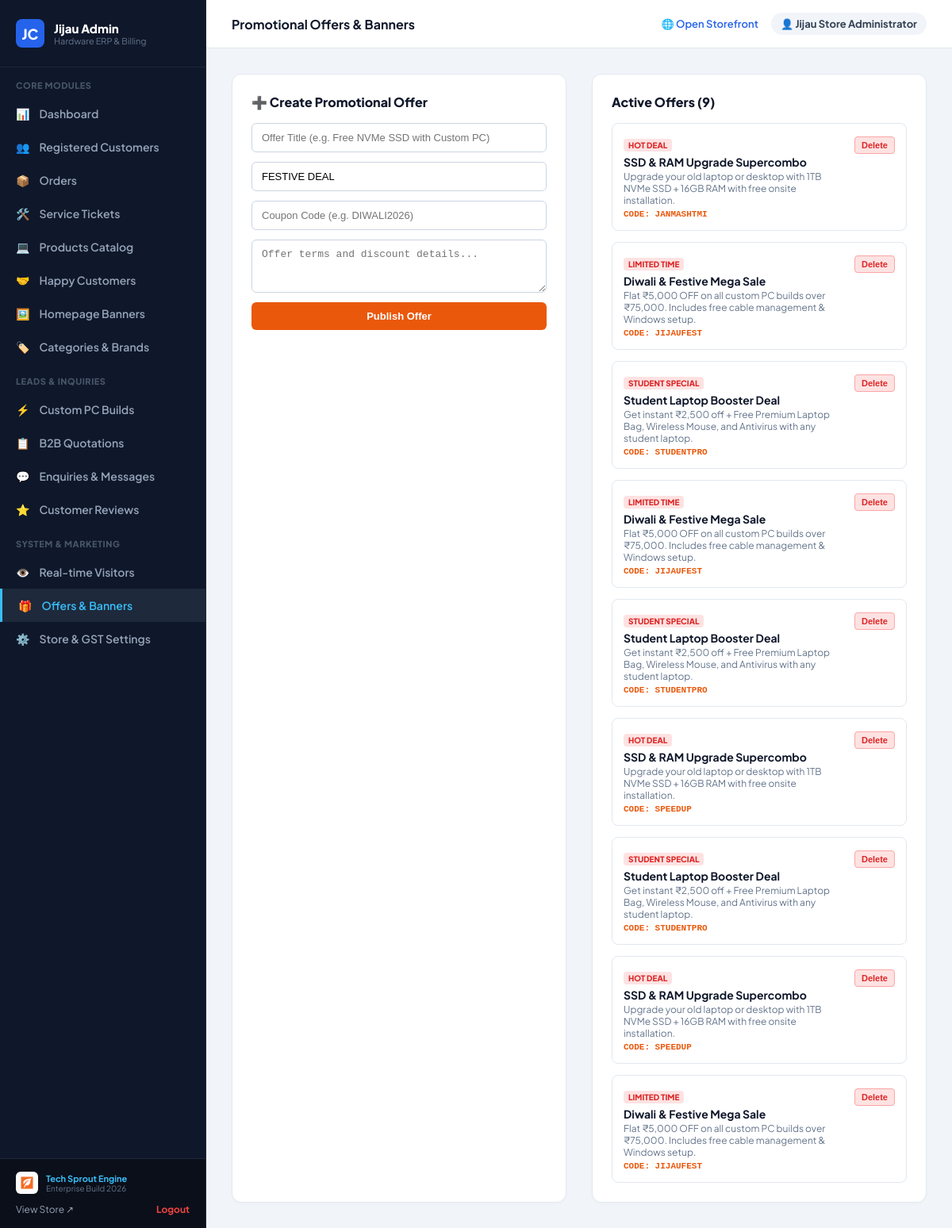
/php-jijaucomputers/admin/offers.php (signed in), run on the app's committed database.
### tables this page shows
CREATE TABLE "Offer" (
    "id" TEXT NOT NULL PRIMARY KEY,
    "title" TEXT NOT NULL,
    "badge" TEXT DEFAULT 'FESTIVE DEAL',
    "description" TEXT NOT NULL,
    "bannerUrl" TEXT,
    "discountPct" INTEGER DEFAULT 15,
    "couponCode" TEXT,
    "startDate" DATETIME,
    "endDate" DATETIME,
    "isActive" BOOLEAN NOT NULL DEFAULT true,
    "createdAt" DATETIME NOT NULL DEFAULT CURRENT_TIMESTAMP,
    "updatedAt" DATETIME NOT NULL
);

### php-jijaucomputers/admin/offers.php (the view, shortened to what this page needs)
<?php
require_once __DIR__ . '/includes/header.php';
require_once __DIR__ . '/includes/sidebar.php';
$db = getDB();
$offers = $db->query('SELECT * FROM "Offer" ORDER BY createdAt DESC')->fetchAll();
?>
<div>
  <div style="display: grid; grid-template-columns: 1fr 1fr; gap: 32px;">
    <div style="background: white; border-radius: 12px; border: 1px solid #e2e8f0; padding: 24px; box-shadow: 0 2px 4px rgba(0,0,0,0.02);">
      <h3 style="font-size: 16px; font-weight: 800; color: #0f172a; margin: 0 0 16px;">➕ Create Promotional Offer</h3>
      <form method="POST" action="/admin/offers.php" style="display: flex; flex-direction: column; gap: 12px;">
        <input type="text" name="title" required placeholder="Offer Title (e.g. Free NVMe SSD with Custom PC)" style="padding: 10px 12px; border: 1.5px solid #cbd5e1; border-radius: 6px; font-size: 13px;">
        <input type="text" name="badge" placeholder="Badge (e.g. FESTIVE DEAL / LIMITED)" value="FESTIVE DEAL" style="padding: 10px 12px; border: 1.5px solid #cbd5e1; border-radius: 6px; font-size: 13px;">
        <input type="text" name="couponCode" placeholder="Coupon Code (e.g. DIWALI2026)" style="padding: 10px 12px; border: 1.5px solid #cbd5e1; border-radius: 6px; font-size: 13px;">
        <textarea name="description" required rows="3" placeholder="Offer terms and discount details..." style="padding: 10px 12px; border: 1.5px solid #cbd5e1; border-radius: 6px; font-size: 13px;"></textarea>
        <button type="submit" style="padding: 10px; background: #ea580c; color: white; border: none; border-radius: 6px; font-weight: 700; font-size: 13px; cursor: pointer;">
          Publish Offer
        </button>
      </form>
    </div>
    <div style="background: white; border-radius: 12px; border: 1px solid #e2e8f0; padding: 24px; box-shadow: 0 2px 4px rgba(0,0,0,0.02);">
      <h3 style="font-size: 16px; font-weight: 800; color: #0f172a; margin: 0 0 16px;">Active Offers (<?= count($offers) ?>)</h3>
      <div style="display: flex; flex-direction: column; gap: 14px;">
        <?php if (empty($offers)): ?>
          <p style="color: #64748b; font-size: 13px;">No active promotional offers right now.</p>
        <?php else: ?>
          <?php foreach ($offers as $off): ?>
            <div style="border: 1px solid #e2e8f0; border-radius: 8px; padding: 14px; display: flex; justify-content: space-between; align-items: flex-start; gap: 12px;">
              <div>
                <span style="font-size: 10px; font-weight: 800; background: #fee2e2; color: #dc2626; padding: 2px 6px; border-radius: 4px;"><?= htmlspecialchars($off['badge'] ?? 'OFFER') ?></span>
                <div style="font-weight: 700; font-size: 14px; color: #0f172a; margin-top: 4px;"><?= htmlspecialchars($off['title']) ?></div>
                <div style="font-size: 12px; color: #64748b; margin-top: 2px;"><?= htmlspecialchars($off['description']) ?></div>
                <?php if ($off['couponCode']): ?>
                  <div style="font-size: 11px; font-family: monospace; font-weight: 700; color: #ea580c; margin-top: 4px;">CODE: <?= htmlspecialchars($off['couponCode']) ?></div>
                <?php endif; ?>
              </div>
              <form method="POST" action="/admin/offers.php" onsubmit="return confirm('Delete this offer?')">
                <button type="submit" style="padding: 4px 8px; background: #fee2e2; color: #dc2626; border: 1px solid #fca5a5; border-radius: 4px; font-size: 11px; font-weight: 700; cursor: pointer;">Delete</button>
              </form>
            </div>
          <?php endforeach; ?>
        <?php endif; ?>
      </div>
    </div>
  </div>
</div>
<?php require_once __DIR__ . '/includes/footer.php'; ?>

### php-jijaucomputers/public/css/style.css (style rules this page uses)
* { box-sizing: border-box; }
html, body { margin: 0; padding: 0; width: 100%; max-width: 100vw; overflow-x: hidden; font-family: 'Plus Jakarta Sans', -apple-system, BlinkMacSystemFont, 'Segoe UI', Roboto, sans-serif; -webkit-font-smoothing: antialiased; }

### php-jijaucomputers/admin/includes/header.php (style rules this page uses)
:root { --admin-bg: #0f172a; --admin-card: #1e293b; --admin-sidebar: #0b0f19; --admin-border: #334155; --admin-accent: #3b82f6; }
body.admin-body { background: #f1f5f9; color: #0f172a; font-family: 'Plus Jakarta Sans', sans-serif; margin: 0; padding: 0; display: flex; min-height: 100vh; }

### data on the page
offer: badge "HOT DEAL", title "SSD & RAM Upgrade Supercombo", description "Upgrade your old laptop or desktop with 1TB NVMe SSD + 16GB RAM with free onsite installation.", couponCode "JANMASHTMI"
offer: badge "LIMITED TIME", title "Diwali & Festive Mega Sale", description "Flat ₹5,000 OFF on all custom PC builds over ₹75,000. Includes free cable management & Windows setup.", couponCode "JIJAUFEST"
offer: badge "STUDENT SPECIAL", title "Student Laptop Booster Deal", description "Get instant ₹2,500 off + Free Premium Laptop Bag, Wireless Mouse, and Antivirus with any student laptop.", couponCode "STUDENTPRO"
offer: badge "LIMITED TIME", title "Diwali & Festive Mega Sale", description "Flat ₹5,000 OFF on all custom PC builds over ₹75,000. Includes free cable management & Windows setup.", couponCode "JIJAUFEST"
offer: badge "STUDENT SPECIAL", title "Student Laptop Booster Deal", description "Get instant ₹2,500 off + Free Premium Laptop Bag, Wireless Mouse, and Antivirus with any student laptop.", couponCode "STUDENTPRO"
offer: badge "HOT DEAL", title "SSD & RAM Upgrade Supercombo", description "Upgrade your old laptop or desktop with 1TB NVMe SSD + 16GB RAM with free onsite installation.", couponCode "SPEEDUP"
offer: badge "STUDENT SPECIAL", title "Student Laptop Booster Deal", description "Get instant ₹2,500 off + Free Premium Laptop Bag, Wireless Mouse, and Antivirus with any student laptop.", couponCode "STUDENTPRO"
offer: badge "HOT DEAL", title "SSD & RAM Upgrade Supercombo", description "Upgrade your old laptop or desktop with 1TB NVMe SSD + 16GB RAM with free onsite installation.", couponCode "SPEEDUP"
offer: badge "LIMITED TIME", title "Diwali & Festive Mega Sale", description "Flat ₹5,000 OFF on all custom PC builds over ₹75,000. Includes free cable management & Windows setup.", couponCode "JIJAUFEST"

### other printed values
$pageTitle "Promotional Offers & Banners"
$adminUser['name'] "Jijau Store Administrator"
count($offers) "9"
